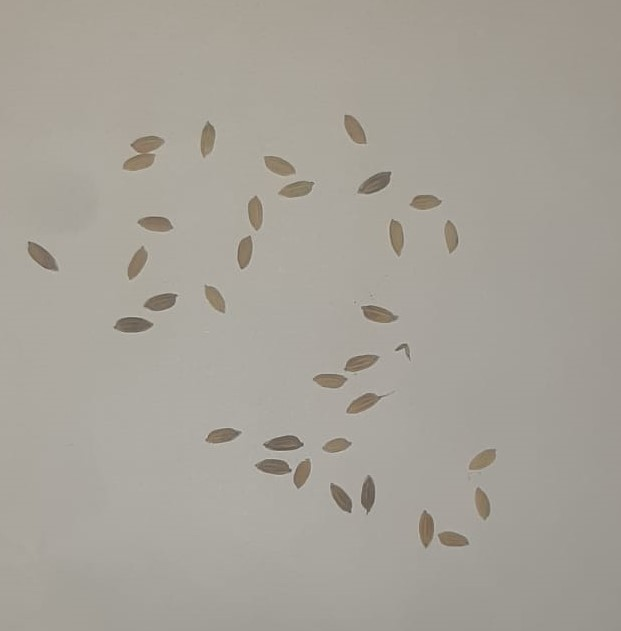
#> input picture test_imgs/image2.jpeg, 621 x 631 px, found by its file name
$ jupyter execute HackKochi_CV2Masking.ipynb
#> lines starting #> are read from the running program, lines starting #| are printed output that depends on the picture; after the words box and inside, x2 and y2 are one past the last pixel; in counts of white or black regions, pixels touching at a corner belong together
[cell 1]
import cv2
import numpy as np

# Read and Display CV2 Image

[cell 2]
image = cv2.imread("image2.jpeg")
#> image is the input picture: shape (631, 621, 3); mean B, G, R 153.2, 161.9, 166.3
_ , mask = cv2.threshold(image, 130, 130, cv2.THRESH_BINARY_INV)
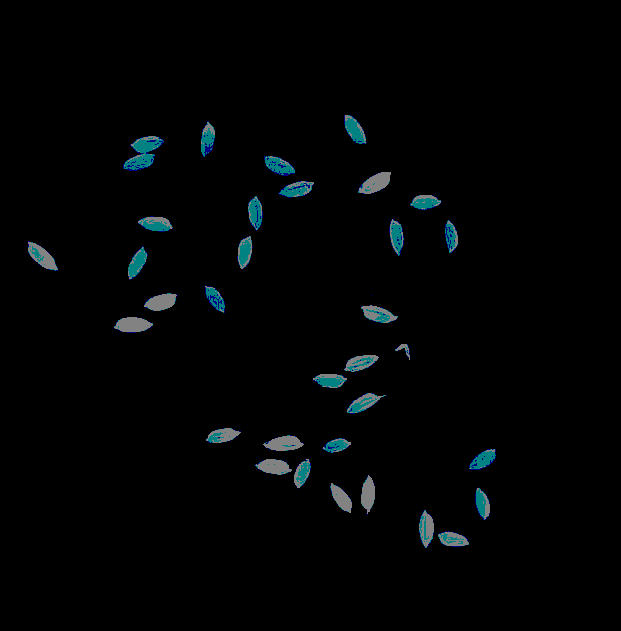
#> mask: shape (631, 621, 3); mean B, G, R 4.3, 3.8, 2

cv2.imshow("erode", mask)
cv2.waitKey(0)
cv2.destroyAllWindows()

[cell 3]
kernel = np.ones((2, 2), np.uint8)
erode = cv2.erode(mask, kernel)
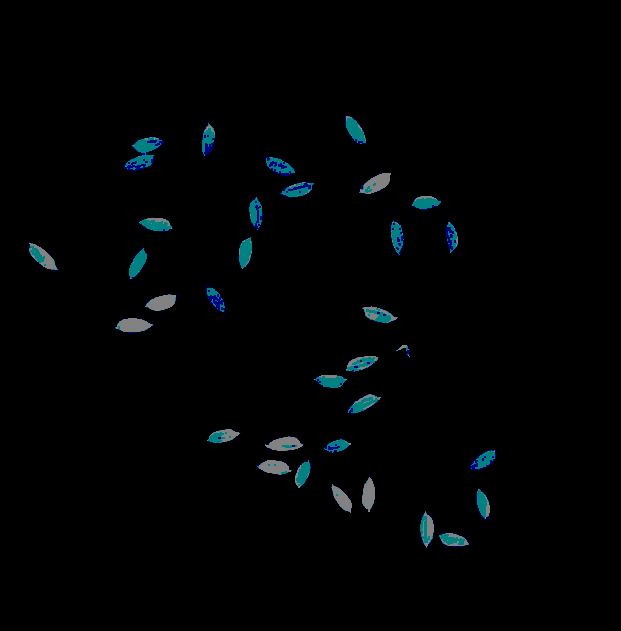
#> erode: shape (631, 621, 3); mean B, G, R 3.7, 3.1, 1.3

[cell 4]
c, r, col = mask.shape
#> c = 631; r = 621; col = 3

hsv = cv2.cvtColor(mask, cv2.COLOR_RGB2HSV)
#> hsv: shape (631, 621, 3); mean H, S, V 0.4, 4.4, 4.3
hsv_channels = cv2.split(hsv)

for i in range(c):
    for j in range(r):
        h = hsv_channels[0][i][j]

        if h != 0:
            hsv_channels[2][i][j] == 255

_ , erode = cv2.threshold(hsv_channels[2], 128, 255, cv2.THRESH_BINARY)
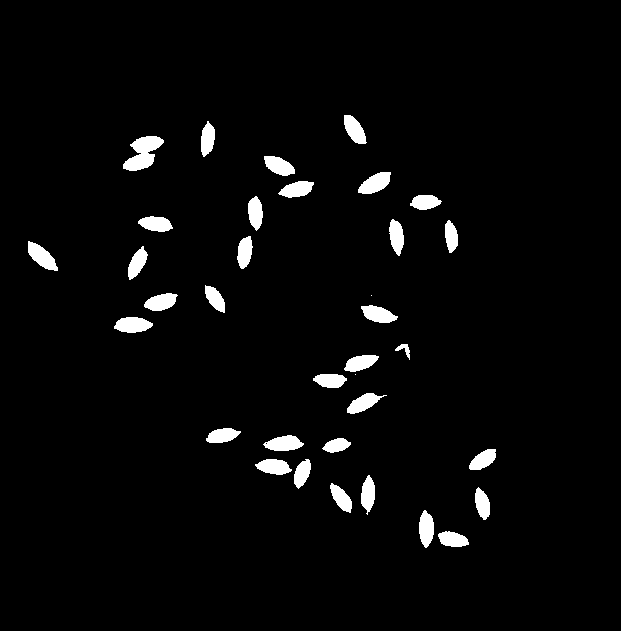
#> erode: shape (631, 621); 3.3% white; 35 white regions (2 under 20 px), largest, box (x1, y1, x2, y2) and area: (123, 136, 164, 171) 808, (28, 241, 58, 271) 471, (358, 172, 391, 194) 467

[cell 5]
kernel = np.ones((2, 2), np.uint8)
dilation = cv2.dilate(erode, kernel)
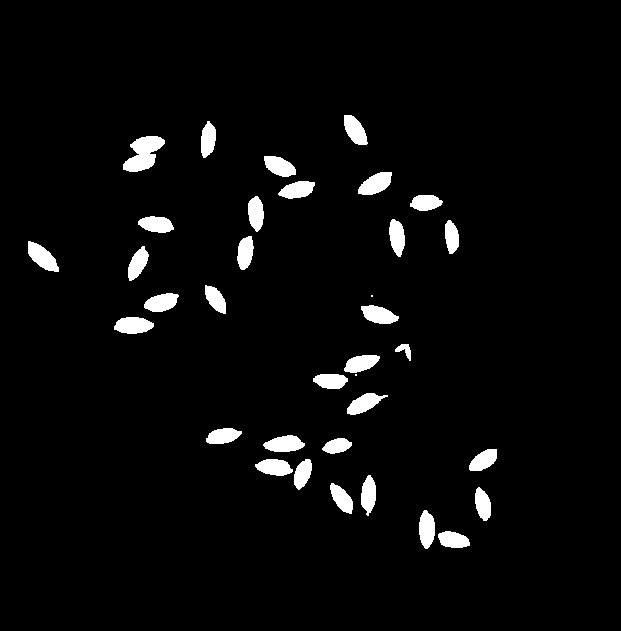
#> dilation: shape (631, 621); 3.7% white; 35 white regions (2 under 20 px), largest, box (x1, y1, x2, y2) and area: (123, 136, 165, 172) 903, (28, 241, 59, 272) 532, (358, 172, 392, 195) 523

kernel = np.ones((5, 5), np.uint8)
erosion = cv2.erode(erode, kernel)
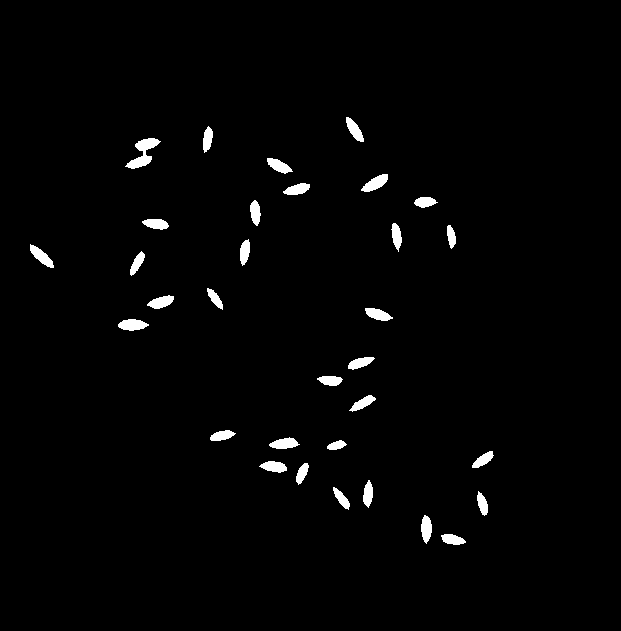
#> erosion: shape (631, 621); 1.7% white; 32 white regions


cv2.imshow("erode", erosion)
cv2.waitKey(0)
cv2.destroyAllWindows()

[cell 6]
# [5 lines of commented-out code are left out]

[cell 7]
contours, heirarchy = cv2.findContours(erosion, cv2.RETR_TREE, cv2.CHAIN_APPROX_SIMPLE)
#> contours = 32 contours; largest, box (x1, y1, x2, y2) and area: (125, 138, 161, 169) 395, (361, 174, 388, 192) 232, (118, 319, 149, 331) 230, (30, 244, 54, 268) 219, (269, 437, 300, 449) 210

img = cv2.imread("image2.jpeg")

areas = [cv2.contourArea(c) for c in contours]
#> areas = 32 values, max 395 at index 29, min 108 at index 8, mean 181.4
print(areas)
#> (printed output is left out)

flag = 0
for contour, area in zip(contours, areas):
    if area >= 50:
        x, y, w, h = cv2.boundingRect(contour)
        cv2.rectangle(img, (x, y), (x + w, y + h), (0, 255, 0), 2)
#> this loop made 32 passes
#> (area, x, y, w, h) on passes 1 to 12: (165.5, 441, 534, 25, 11), (199, 421, 515, 11, 29), (145.5, 477, 491, 11, 25), (146.5, 333, 487, 17, 23), (166.5, 363, 480, 10, 28), (141, 296, 463, 13, 22), (196, 259, 461, 28, 12), (164.5, 472, 451, 22, 17), (108, 327, 440, 20, 10), (210, 269, 437, 31, 12), (162.5, 210, 430, 26, 11), (174.5, 349, 395, 27, 17)
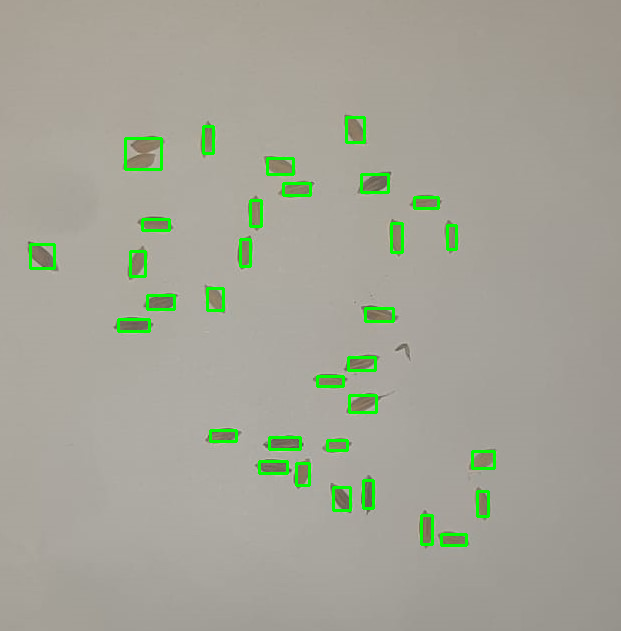
#> img: shape (631, 621, 3); 1.92% of pixels changed, all inside (x1, y1, x2, y2) = (29, 116, 496, 547)
    #     cv2.putText(img, flag, (x, y-10), cv2.FONT_HERSHEY_SIMPLEX, 1, (255, 0, 0))


# img = cv2.imread("image.jpeg")
# dilation = cv2.drawContours(img, contours, -1, (0,255,0), 3)
cv2.imshow("image", img)
cv2.waitKey(0)
cv2.destroyAllWindows()

$ run again, with test_imgs/image.jpeg copied over test_imgs/image2.jpeg
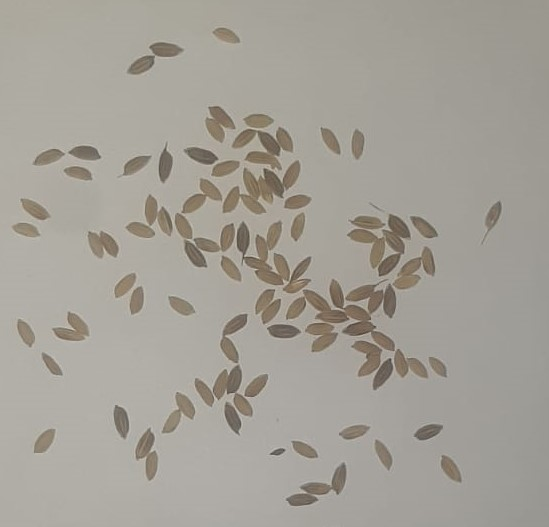
#> input picture test_imgs/image.jpeg, 549 x 527 px, found by its file name
#> image is the input picture: shape (527, 549, 3); mean B, G, R 151.1, 159.6, 163.8
#> hsv: shape (527, 549, 3); mean H, S, V 1.2, 13.8, 14.9
#> `_ , erode = cv2.threshold(hsv_channels[2], 128, 255, cv2.THRESH_BINARY)`:
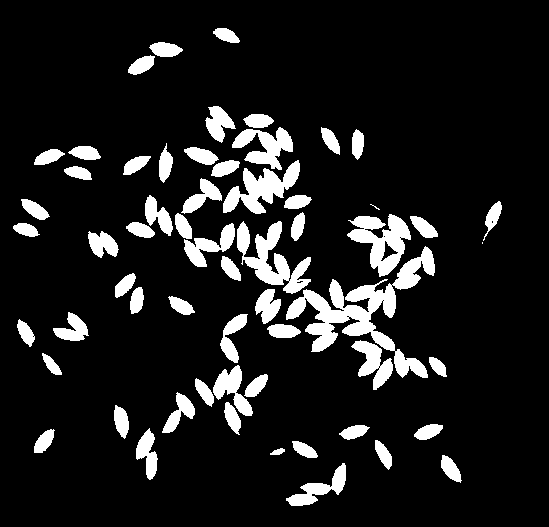
#> erode: shape (527, 549); 11.5% white; 60 white regions (2 under 20 px), largest, box (x1, y1, x2, y2) and area: (286, 246, 435, 378) 5183, (237, 221, 311, 294) 2204, (347, 214, 411, 277) 1987
#> dilation: shape (527, 549); 13.2% white; 47 white regions, largest, box (x1, y1, x2, y2) and area: (237, 221, 436, 391) 9492, (223, 114, 301, 215) 3907, (347, 214, 412, 278) 2233
#> erosion: shape (527, 549); 5.6% white; 83 white regions (3 under 20 px)
#> contours = 83 contours, 3 with area under 20; largest, box (x1, y1, x2, y2) and area: (243, 164, 298, 212) 748, (306, 292, 372, 334) 630, (247, 224, 288, 283) 613, (248, 130, 291, 165) 458, (352, 231, 398, 274) 438
#> areas = 83 values, max 748.5 at index 67, min 0 at index 4, mean 162.9
#> (printed output is left out)
#> the loop `for contour, area in zip(contours, areas):` made 83 passes
#> (area, x, y, w, h) on passes 1, 2, 3, 4, 7, 8, 9, 10: (221.5, 291, 485, 37, 19), (126.5, 334, 467, 10, 23), (132.5, 443, 458, 16, 22), (101.5, 148, 454, 7, 23), (91, 377, 443, 13, 22), (90.5, 295, 443, 20, 13), (148.5, 138, 433, 14, 23), (120, 36, 432, 16, 19)
#> after the loop `for contour, area in zip(contours, areas):`:
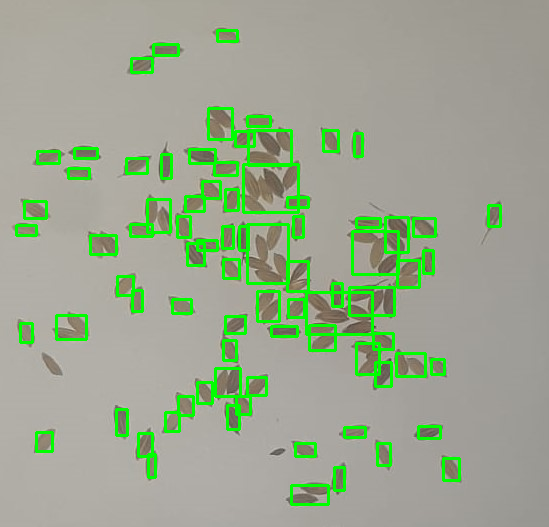
#> img: shape (527, 549, 3); 6.49% of pixels changed, all inside (x1, y1, x2, y2) = (15, 29, 502, 506)
